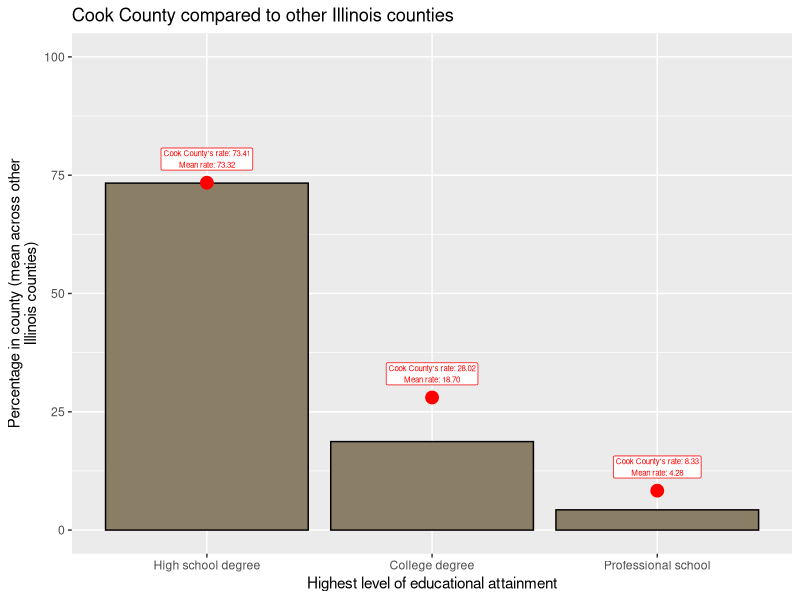
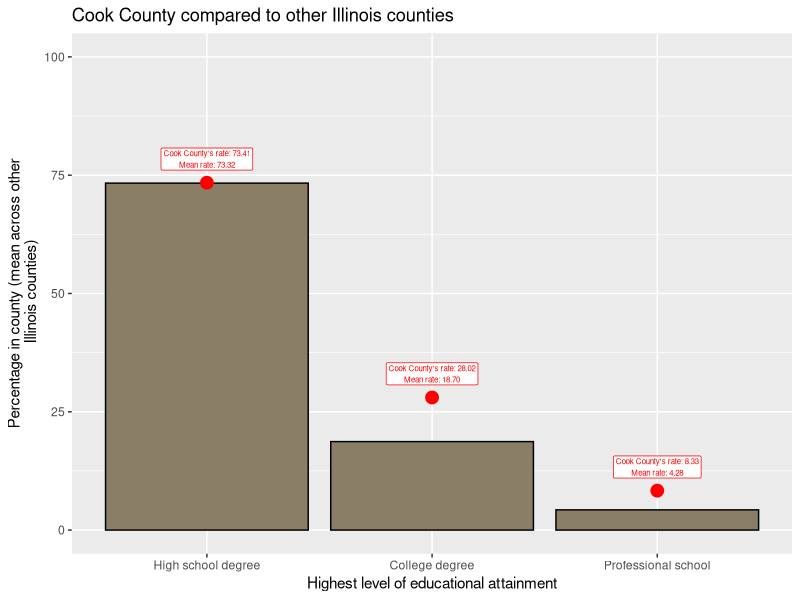
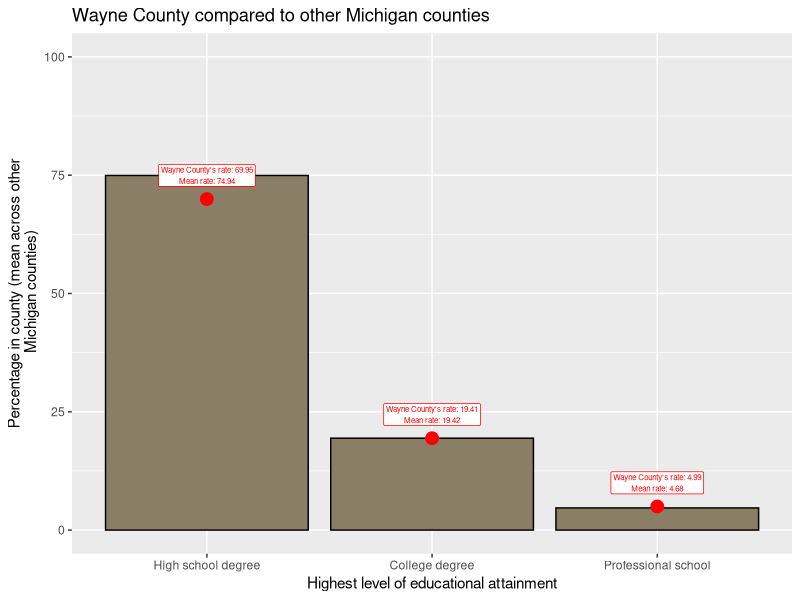

These charts were generated, in order, by the following R code:
## ---- chunk 1
## your code here 
library(ggplot2)
library(tidyverse)

cookco = midwest %>% filter(county == "COOK" & state == "IL")
illinois_nocook = midwest %>% filter(state == "IL" & county != "COOK")

vars = c("perchsd", "percollege", "percprof")

illinois_avg = illinois_nocook %>% summarize(perchsd_mean = mean(perchsd), percollege_mean = mean(percollege), percprof_mean = mean(percprof))

plot_data = data.frame(varname = vars, avgval = c(illinois_avg[[1]], illinois_avg[[2]], illinois_avg[[3]]))

f1 = ggplot(plot_data, aes(x = varname, y = avgval)) + geom_col()

## ---- chunk 2
#| echo: false
#| output: true
library(tidyverse)
library(ggplot2)
library(reshape2)

#creates a new dataset that pulls the summarizes the 3 variables and binds the summary with the row values for cook county. then reshapes the dataset so that the mutated variable columns are now part of rows and created a variable description as well. 
stats_comparison <- rbind.data.frame(midwest %>%
            filter(state == "IL" & county != "COOK") %>%
            summarise(hsd = mean(perchsd), college =  mean(percollege), 
                      professional = mean(percprof)) %>%
            mutate(category = "other"),
            midwest %>%
            filter(state == "IL" & county == "COOK") %>%
            summarise(hsd = mean(perchsd), college =  mean(percollege), 
                      professional = mean(percprof)) %>%
            mutate(category = "COOK")) %>%
            reshape2::melt(., id.vars = "category") %>%
            mutate(variable_descriptive = 
            factor(case_when(variable == "hsd" ~ "High school degree",
                      variable == "college" ~ "College degree",
                      variable == "professional" ~ "Professional school"),
                levels = c("High school degree",
                           "College degree",
                           "Professional school"),
                ordered = TRUE)) 

stats_toplot <- stats_comparison %>%
          left_join(stats_comparison %>% filter(category == "other") 
                  %>% rename(mean_value = value) %>%
                  select(variable, mean_value),
                  by = "variable") 

            
ggplot(stats_toplot %>% filter(category == "other"), 
       aes(x = variable_descriptive, 
                            y = value)) +
  geom_bar(stat = "identity", color = "black", 
           fill = "wheat4") +
  xlab("Highest level of educational attainment") +
  ylab("Percentage in county (mean across other\nIllinois counties)") +
  geom_point(data = stats_toplot %>% filter(category != "other"),
             aes(x = variable_descriptive, 
                 y = value),
             color = "red", size = 4) +
  geom_label(data = stats_toplot %>% filter(category != "other"),
             aes(x = variable_descriptive, 
                 y = value, 
                 label = sprintf("Cook County's rate: %.2f\nMean rate: %.2f",
                                 value, 
                                 mean_value)),
          color = "red",
          size = 2,
          nudge_y = 5) +
  ylim(0, 100) +
  ggtitle("Cook County compared to other Illinois counties")

## ---- chunk 3
library(stringr)

state_comparison_graph = function(countyname, stateabbr){
  stats_comparison <- rbind.data.frame(midwest %>%
            filter(state == stateabbr & county != countyname) %>%
            summarise(hsd = mean(perchsd), college =  mean(percollege), 
                      professional = mean(percprof)) %>%
            mutate(category = "Other"),
            midwest %>%
            filter(state == stateabbr & county == countyname) %>%
            summarise(hsd = mean(perchsd), college =  mean(percollege), 
                      professional = mean(percprof)) %>%
            mutate(category = countyname)) %>%
            reshape2::melt(., id.vars = "category") %>%
            mutate(variable_descriptive = 
            factor(case_when(variable == "hsd" ~ "High school degree",
                      variable == "college" ~ "College degree",
                      variable == "professional" ~ "Professional school"),
                levels = c("High school degree",
                           "College degree",
                           "Professional school"),
                ordered = TRUE)) 
  
  stats_to_plot <- stats_comparison %>%
          left_join(stats_comparison %>% filter(category == "Other") 
                  %>% rename(mean_value = value) %>%
                  select(variable, mean_value),
                  by = "variable") 
  
  graph1 = ggplot(stats_to_plot %>% filter(category == "Other"), 
       aes(x = variable_descriptive, y = value)) +
    geom_bar(stat = "identity", color = "black", 
           fill = "wheat4") +
    xlab("Highest level of educational attainment") +
    ylab(sprintf("Percentage in county (mean across other\n %s counties)", 
                 state.name[state.abb == stateabbr])) +
           geom_point(data = stats_to_plot %>% filter(category != "Other"),
             aes(x = variable_descriptive, 
                 y = value),
             color = "red", size = 4) +
           geom_label(data = stats_to_plot %>% filter(category != "Other"),
             aes(x = variable_descriptive, 
                 y = value, 
                 label = sprintf("%s County's rate: %.2f\nMean rate: %.2f", 
                                 str_to_title(countyname),
                                 value, 
                                 mean_value)),
          color = "red",
          size = 2,
          nudge_y = 5) +
    ylim(0, 100) +
    ggtitle(sprintf("%s County compared to other %s counties", 
                    str_to_title(countyname), state.name[state.abb == stateabbr]))
  
  return(graph1)
  
}

state_comparison_graph("COOK", "IL")
state_comparison_graph("WAYNE", "MI")
